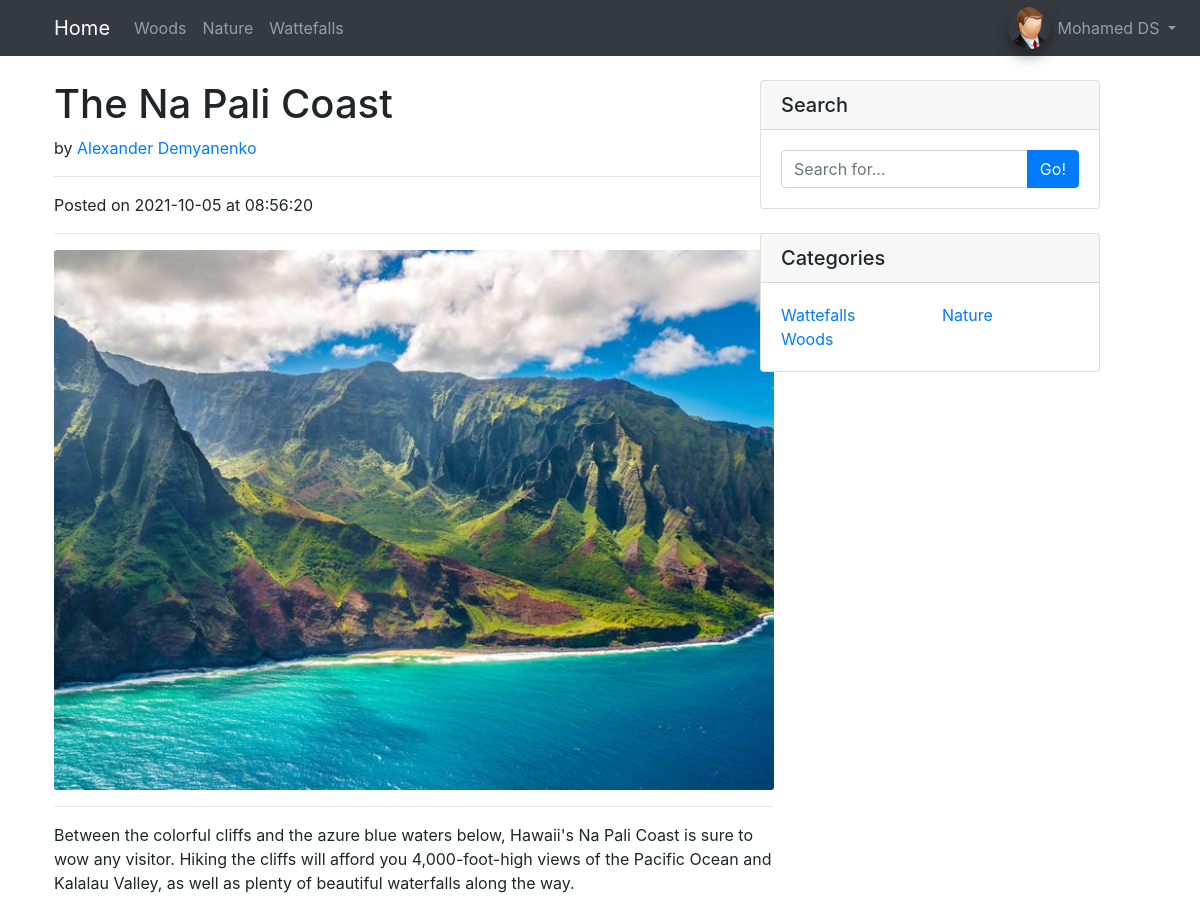
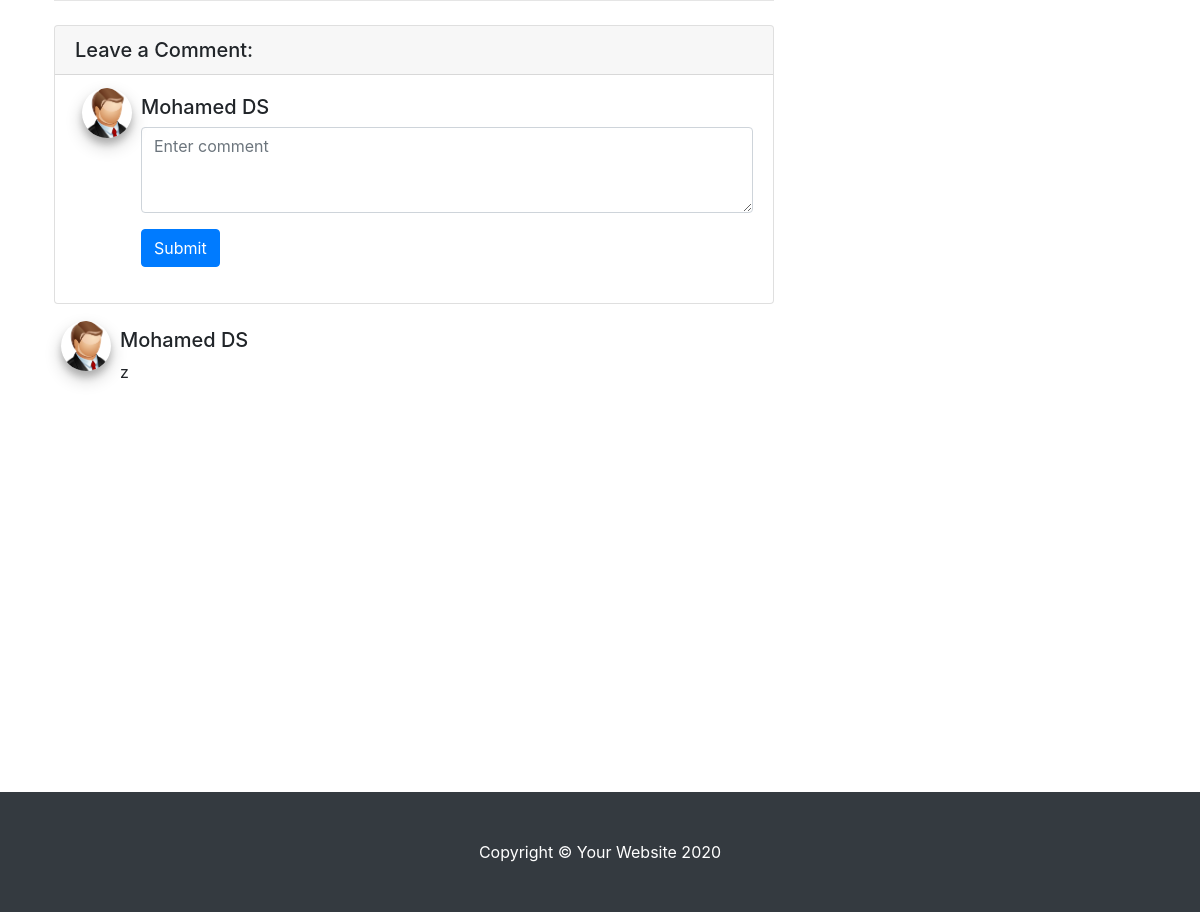
The page /post.php?post_id=3 (signed in) on the database its author committed (2 pictures, top to bottom).
### tables this page shows
CREATE TABLE `categories` (
  `category_id` int NOT NULL AUTO_INCREMENT,
  `category` varchar(255) NOT NULL,
  PRIMARY KEY (`category_id`)
);

CREATE TABLE `posts` (
  `post_id` int NOT NULL AUTO_INCREMENT,
  `post_author` varchar(255) NOT NULL,
  `post_title` varchar(255) NOT NULL,
  `post_category_id` int NOT NULL,
  `post_content` text NOT NULL,
  `post_image` text NOT NULL,
  `post_comments` int NOT NULL DEFAULT '0',
  `post_status` varchar(255) NOT NULL DEFAULT 'Draft',
  `post_date` datetime NOT NULL DEFAULT CURRENT_TIMESTAMP,
  PRIMARY KEY (`post_id`),
  KEY `post_category_id` (`post_category_id`),
  CONSTRAINT `posts_fk_1` FOREIGN KEY (`post_category_id`) REFERENCES `categories` (`category_id`) ON DELETE CASCADE ON UPDATE CASCADE
);

CREATE TABLE `comments` (
  `comment_id` int NOT NULL AUTO_INCREMENT,
  `comment_user_role_id` int NOT NULL DEFAULT '5',
  `comment_author` varchar(255) NOT NULL,
  `comment_email_id` int NOT NULL,
  `comment_content` text NOT NULL,
  `comment_post_id` int NOT NULL,
  `comment_status` varchar(255) NOT NULL DEFAULT 'Unapproved',
  `comment_date` datetime NOT NULL DEFAULT CURRENT_TIMESTAMP,
  `comment_user_id` int DEFAULT NULL,
  PRIMARY KEY (`comment_id`),
  KEY `comment_user_role_id` (`comment_user_role_id`),
  KEY `comment_email_id` (`comment_email_id`),
  KEY `comment_post_id` (`comment_post_id`),
  KEY `comments_fk_4` (`comment_user_id`),
  CONSTRAINT `comments_fk_1` FOREIGN KEY (`comment_user_role_id`) REFERENCES `roles` (`role_id`) ON DELETE CASCADE ON UPDATE CASCADE,
  CONSTRAINT `comments_fk_2` FOREIGN KEY (`comment_email_id`) REFERENCES `emails` (`email_id`) ON DELETE CASCADE ON UPDATE CASCADE,
  CONSTRAINT `comments_fk_3` FOREIGN KEY (`comment_post_id`) REFERENCES `posts` (`post_id`) ON DELETE CASCADE ON UPDATE CASCADE,
  CONSTRAINT `comments_fk_4` FOREIGN KEY (`comment_user_id`) REFERENCES `users` (`user_id`) ON DELETE CASCADE ON UPDATE CASCADE
);

CREATE TABLE `users` (
  `user_id` int NOT NULL AUTO_INCREMENT,
  `user_firstname` varchar(255) NOT NULL,
  `user_lastname` varchar(255) NOT NULL,
  `username` varchar(255) NOT NULL,
  `user_password` varchar(255) NOT NULL,
  `user_email_id` int NOT NULL,
  `user_role_id` int NOT NULL DEFAULT '4',
  `user_image` varchar(255) NOT NULL DEFAULT 'subscriber.png',
  `user_status` varchar(255) NOT NULL DEFAULT (_cp850'Logged out'),
  PRIMARY KEY (`user_id`),
  KEY `user_role_id` (`user_role_id`),
  KEY `users_fk_2` (`user_email_id`),
  CONSTRAINT `users_fk_1` FOREIGN KEY (`user_role_id`) REFERENCES `roles` (`role_id`) ON DELETE CASCADE ON UPDATE CASCADE,
  CONSTRAINT `users_fk_2` FOREIGN KEY (`user_email_id`) REFERENCES `emails` (`email_id`) ON DELETE CASCADE ON UPDATE CASCADE
);

### includes/functions.php (called while the page is built, shortened)
<?php
$connection = mysqli_connect('localhost', 'root', 'mohamed', 'cms_db');
function selectData($table, $clause) {
    global $connection;
    $query = "SELECT * FROM $table $clause";
    $selectData = mysqli_query($connection, $query);
}

### post.php (the view, shortened to what this page needs)
<?php include 'includes\functions.php' ?>
<?php include 'includes\header.php' ?>
</head>
<body>
  <?php include 'includes\navigation.php' ?>
  <div class="container">
    <div class="row">
      <div class="col-lg-8">
        <?php
        if (isset($_GET['post_id'])) {
          $post_id = $_GET['post_id'];
          $clause = "WHERE post_id = $post_id ORDER BY post_id DESC";
          selectData('posts', $clause);
          while ($row = mysqli_fetch_assoc($selectData)) {
            $post_title = $row['post_title'];
            $post_author = $row['post_author'];
            $post_date = $row['post_date'];
            $post_content = $row['post_content'];
            $post_image = $row['post_image'];
          }
        }
        ?>
        <h1 class="mt-4"><?php echo $post_title ?></h1>
        <p>
          by
          <a href="#"><?php echo $post_author ?></a>
        </p>
        <hr>
        <p>
          Posted on <?php echo substr($post_date, 0, 11) ?>
          at <?php echo substr($post_date, 10, 9) ?>
        </p>
        <hr>
        <a href=<?php echo "./images/$post_image" ?>><img class="card-img-top rounded-sm" src=<?php echo "./images/$post_image" ?> alt=""></a>
        <hr>
        <p><?php echo $post_content ?></p>
        <hr>
        <?php include 'includes/comments.php' ?>
      </div>
      <?php include 'includes/sidebar.php' ?>
    </div>
  </div>
<?php include 'includes/footer.php' ?>

### includes/navigation.php (shortened to what this page needs)
<nav class="navbar navbar-expand-lg navbar-dark bg-dark fixed-top">
  <div class="container">
    <a class="navbar-brand" href="./index.php">Home</a>
    <div class="collapse navbar-collapse" id="navbarResponsive">
      <div>
        <ul class="navbar-nav ml-auto">
          <?php
          $clause='ORDER BY category_id DESC';
          selectData('categories', $clause);
          while( $row = mysqli_fetch_assoc($selectData)) {
            $category = $row['category'];
            $category_id = $row['category_id'];
            echo "<li class='nav-item'>
              <a class='nav-link' href='index.php?id=$category_id'>$category
              <span class='sr-only'>(current)</span></a>
            </li>";
          }
          ?>
        </ul>
      </div>
      <div>
        <ul class="navbar-nav" style="position: absolute;right: 16px;top: 8px;">
          <?php if(!isset($_SESSION['user_role_id'])){ ?>
            <li class="nav-item">
              <a class="nav-link" href="includes/login.php">Login</a>
            </li>
          <?php } else { ?>
            <li class="nav-item dropdown-hover">
              <a class="nav-link dropdown-toggle" id="userDropdown" href="#" role="button"  data-toggle="dropdown" aria-haspopup="true" aria-expanded="false">
                <div id="navImg" name="navImg" style="background-image: url(./images/<?php echo $_SESSION['user_image'] ?>)"></div>
                <?php echo $_SESSION['user_firstname'] . ' ' . $_SESSION['user_lastname']?>
              </a>
            </li>
          <?php } ?>
        </ul>
      </div>
    </div>
  </div>
</nav>

### includes/comments.php (shortened to what this page needs)
<?php if(isset($_SESSION['user_id'])):?>
  <div class="card my-4">
    <h5 class="card-header">Leave a Comment:</h5>
    <div class="card-body">
      <form action='#' method="POST">
        <div class="media">
          <div class="d-flex mr-3 custom-editUser-img" style="background-image: url(./images/<?php echo $_SESSION['user_image'] ?>)"></div>
          <div class="media-body">
            <h5 class="mt-0"><?php echo $_SESSION['user_firstname'] .' '. $_SESSION['user_lastname'] ?></h5>
            <div class="form-group">
              <textarea class="form-control" name="comment_content" rows="3" placeholder="Enter comment"></textarea>
            </div>
            <div class="form-group">
              <button type="submit" name="submit" class="btn btn-primary">Submit</button>
            </div>
          </div>
        </div>
      </form>
    </div>
  </div>
<?php endif ?>
<?php
if(isset($_SESSION['user_id'])):
  $post_id = $_GET['post_id'];
  $clause = "INNER JOIN users ON user_id  = comment_user_id
  WHERE comment_post_id = $post_id ORDER BY comment_id DESC";
  selectData('comments', $clause);
  while ($row = mysqli_fetch_assoc($selectData)):
    $comment_author = $row['comment_author'];
    $comment_content = $row['comment_content'];
    $comment_status = $row['comment_status'];
    $commenter_image = $row['user_image'];
    if ($comment_status == 'Approved'):
      ?>
      <div class="media mb-4">
        <div class="d-flex mr-3 custom-editUser-img" style="background-image: url(./images/<?php echo $commenter_image ?>)"></div>
        <div class="media-body">
          <h5 class="mt-0"><?php echo $comment_author ?></h5>
          <?php echo $comment_content ?>
        </div>
      </div>
    <?php endif ?>
  <?php endwhile ?>
<?php endif ?>

### includes/sidebar.php (shortened to what this page needs)
<div class="col-md-4 position-fixed" style="right:88px; max-width: 30.333333%;">
  <div class="card my-4 ">
    <h5 class="card-header">Search</h5>
    <div class="card-body">
      <form action="../search.php" method="post">
      <div class="input-group">
        <input name="search" type="text"  class="form-control" placeholder="Search for...">
        <span class="input-group-append">
          <button name="submit" class="btn btn-primary" type="submit">Go!</button>
        </span>
      </div>
      </form>
    </div>
  </div>
  <?php
  $clause = "LIMIT 6";
  selectData('categories', $clause);
  ?>
  <div class="card my-4">
    <h5 class="card-header">Categories</h5>
    <div class="card-body">
      <div class="row">
        <div class="col-lg-6">
          <ul class="list-unstyled mb-0">
            <?php while( $row = mysqli_fetch_assoc($selectData) ) {
              $category = $row['category'];
              $category_id = $row['category_id'];
              echo "<li><a href='index.php?id=$category_id'>$category</a></li>";
            ?>
          </ul>
        </div>
        <div class="col-lg-6">
          <ul class="list-unstyled mb-0">
            <?php }  ?>
          </ul>
        </div>
      </div>
    </div>
  </div>
</div>

### css/blog-home.css (style rules this page uses)
body { padding-top: 56px; }

### rows shown on the page
categories: category "Woods"
categories: category "Nature"
categories: category "Wattefalls"
posts: post_title "The Na Pali Coast", post_author "Alexander Demyanenko", post_date "2021-10-05", post_date "08:56:20", post_image (picture), post_content "Between the colorful cliffs and the azure blue waters below, Hawaii's Na Pali Coast is sure to wow any visitor. Hiking the cliffs will afford you 4,000-foot-high views of the Pacific Ocean and Kalalau Valley, as well as plenty of beautiful waterfalls along the way."
comments: comment_user.user_image (picture), comment_author "Mohamed DS", comment_content "z"

### other values the page prints
$_SESSION['user_firstname'] "Mohamed"
$_SESSION['user_lastname'] "DS"
